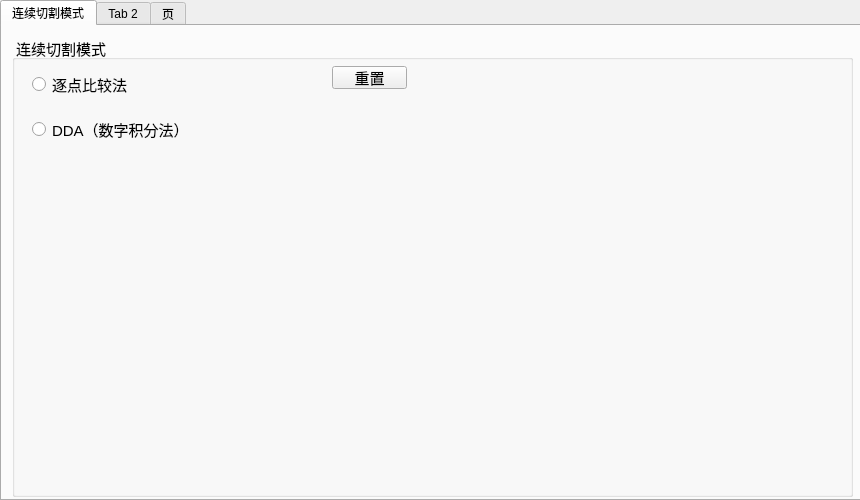
<?xml version="1.0" encoding="UTF-8"?>
<ui version="4.0">
 <class>algorithmSet</class>
 <widget class="QMainWindow" name="algorithmSet">
  <property name="geometry">
   <rect>
    <x>0</x>
    <y>0</y>
    <width>860</width>
    <height>500</height>
   </rect>
  </property>
  <property name="minimumSize">
   <size>
    <width>860</width>
    <height>500</height>
   </size>
  </property>
  <property name="maximumSize">
   <size>
    <width>860</width>
    <height>500</height>
   </size>
  </property>
  <property name="windowTitle">
   <string>MainWindow</string>
  </property>
  <widget class="QWidget" name="centralwidget">
   <widget class="QTabWidget" name="tabWidget">
    <property name="geometry">
     <rect>
      <x>0</x>
      <y>0</y>
      <width>861</width>
      <height>501</height>
     </rect>
    </property>
    <property name="currentIndex">
     <number>0</number>
    </property>
    <widget class="QWidget" name="tab">
     <attribute name="title">
      <string>连续切割模式</string>
     </attribute>
     <widget class="QGroupBox" name="groupBox">
      <property name="geometry">
       <rect>
        <x>10</x>
        <y>10</y>
        <width>841</width>
        <height>461</height>
       </rect>
      </property>
      <property name="font">
       <font>
        <pointsize>11</pointsize>
       </font>
      </property>
      <property name="title">
       <string> 连续切割模式</string>
      </property>
      <widget class="QWidget" name="verticalLayoutWidget">
       <property name="geometry">
        <rect>
         <x>20</x>
         <y>30</y>
         <width>194</width>
         <height>83</height>
        </rect>
       </property>
       <layout class="QVBoxLayout" name="verticalLayout">
        <property name="spacing">
         <number>12</number>
        </property>
        <item>
         <widget class="QRadioButton" name="radioButton">
          <property name="font">
           <font>
            <pointsize>11</pointsize>
           </font>
          </property>
          <property name="text">
           <string>逐点比较法</string>
          </property>
         </widget>
        </item>
        <item>
         <widget class="QRadioButton" name="radioButton_2">
          <property name="text">
           <string>DDA（数字积分法）</string>
          </property>
         </widget>
        </item>
       </layout>
      </widget>
      <widget class="QPushButton" name="pushButton">
       <property name="geometry">
        <rect>
         <x>320</x>
         <y>30</y>
         <width>75</width>
         <height>23</height>
        </rect>
       </property>
       <property name="text">
        <string>重置</string>
       </property>
      </widget>
     </widget>
    </widget>
    <widget class="QWidget" name="tab_2">
     <attribute name="title">
      <string>Tab 2</string>
     </attribute>
     <widget class="QPushButton" name="pushButton_2">
      <property name="geometry">
       <rect>
        <x>280</x>
        <y>190</y>
        <width>75</width>
        <height>23</height>
       </rect>
      </property>
      <property name="text">
       <string>PushButton</string>
      </property>
     </widget>
    </widget>
    <widget class="QWidget" name="tab_3">
     <attribute name="title">
      <string>页</string>
     </attribute>
     <widget class="QPushButton" name="pushButton_3">
      <property name="geometry">
       <rect>
        <x>490</x>
        <y>170</y>
        <width>75</width>
        <height>23</height>
       </rect>
      </property>
      <property name="text">
       <string>PushButton</string>
      </property>
     </widget>
    </widget>
   </widget>
  </widget>
 </widget>
 <resources/>
 <connections/>
</ui>
